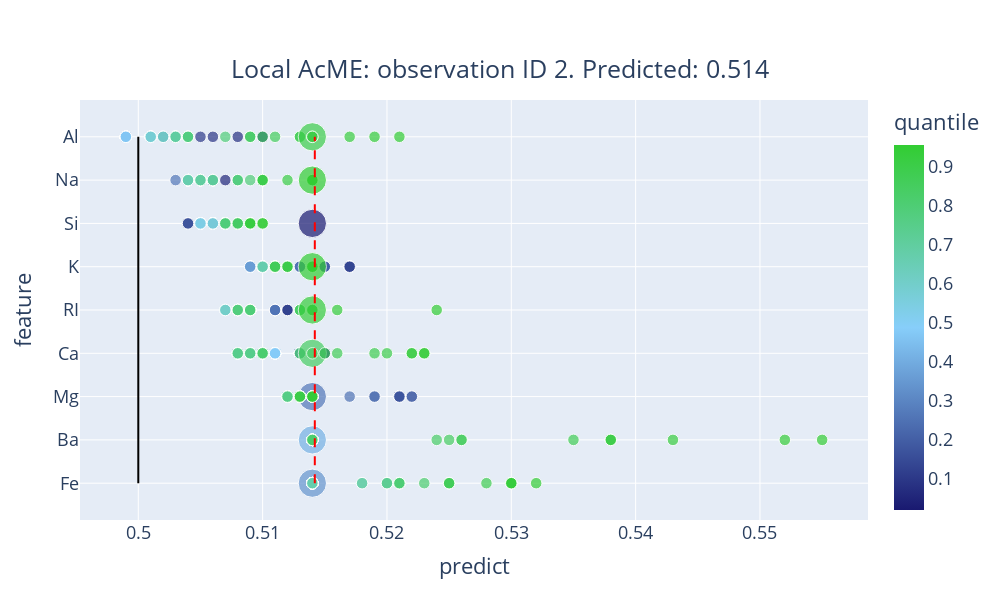

Source (notebook cell):
### Markdown cell above
Summary plot

### Code cell
acme_loc_fig = acme_loc.summary_plot(local=True)
acme_loc_fig.update_layout(width=10*100, height=6*100, font_size=18)
acme_loc_fig.show()

### Figure 1 — Plotly figure (JSON) as saved in the notebook; plotly's stock layout.template omitted (floating-point values rounded to 4 significant figures; data arrays with more than 128 entries replaced by an {"elided": "..."} marker saying what was removed)
{"data": [{"customdata": {"elided": "639x1 float values"}, "hovertemplate": "Feature: <b>%{y}</b><br><br>Predict: %{x}<br>Original value: %{customdata[0]}<br>Quantile: %{marker.color}", "legendgroup": "", "marker": {"color": {"elided": "639 float values"}, "coloraxis": "coloraxis", "size": {"elided": "639 float values"}, "sizemode": "area", "sizeref": 0.00075, "symbol": "circle"}, "mode": "markers", "name": "", "orientation": "h", "showlegend": false, "type": "scatter", "x": {"elided": "639 float values"}, "xaxis": "x", "y": {"elided": "639 str values"}, "yaxis": "y"}], "layout": {"coloraxis": {"colorbar": {"title": {"text": "quantile"}}, "colorscale": [[0, "midnightblue"], [0.5, "lightskyblue"], [1, "limegreen"]]}, "font": {"size": 18}, "height": 600, "legend": {"itemsizing": "constant", "tracegroupgap": 0}, "shapes": [{"line": {"color": "red", "dash": "dash", "width": 2}, "type": "line", "x0": 0.5142, "x1": 0.5142, "y0": "Fe", "y1": "Al"}, {"line": {"color": "black", "dash": "solid", "width": 2}, "type": "line", "x0": 0.5, "x1": 0.5, "y0": "Fe", "y1": "Al"}], "title": {"text": "Local AcME: observation ID 2. Predicted: 0.514", "x": 0.5, "xanchor": "center", "y": 0.9, "yanchor": "top"}, "width": 1000, "xaxis": {"anchor": "y", "autorange": true, "domain": [0, 1], "range": [0.4953, 0.5587], "title": {"text": "predict"}, "type": "linear"}, "yaxis": {"anchor": "x", "autorange": true, "domain": [0, 1], "range": [-0.8502, 8.85], "title": {"text": "feature"}, "type": "category"}}}
